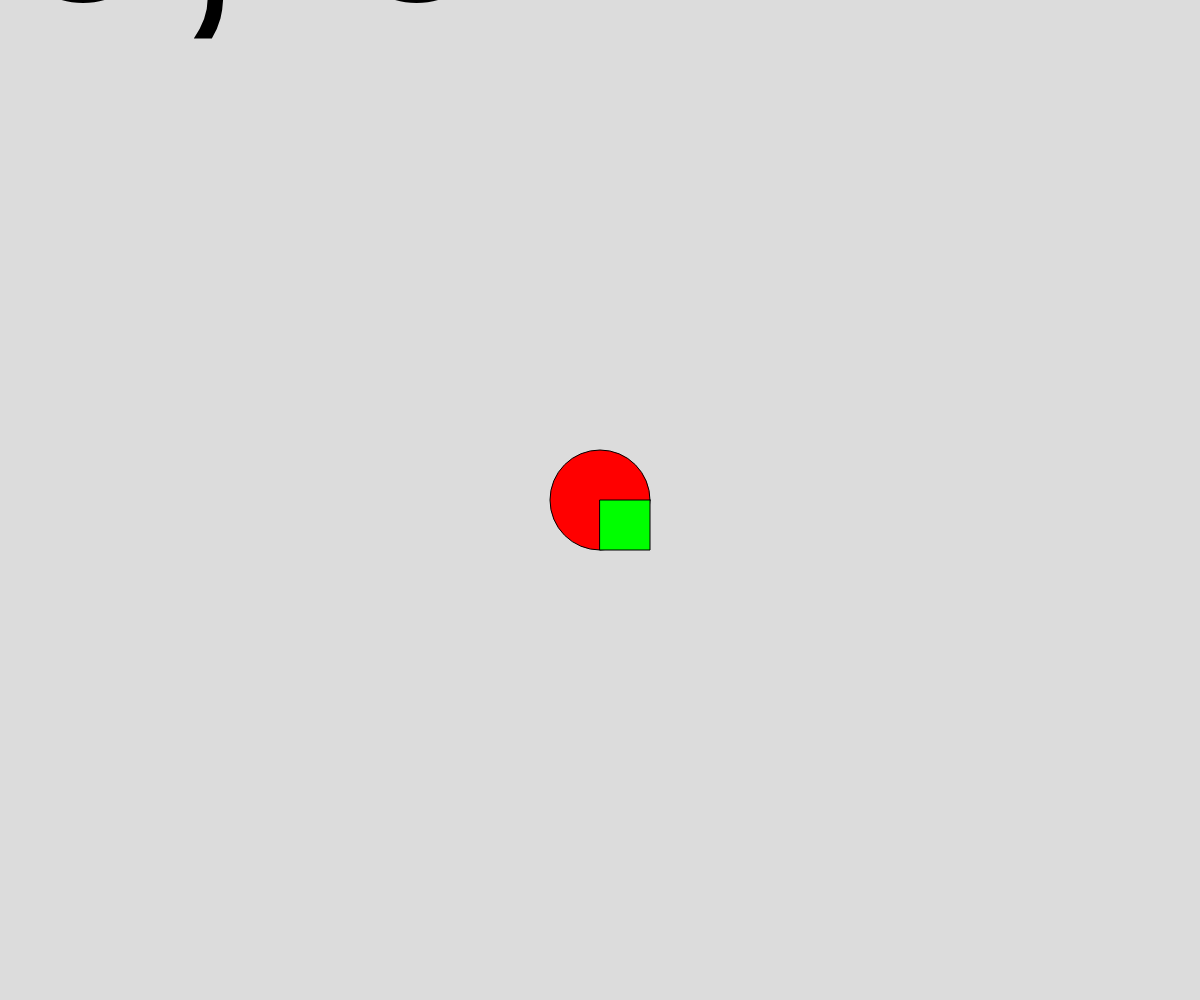
Frame 1 (no input)
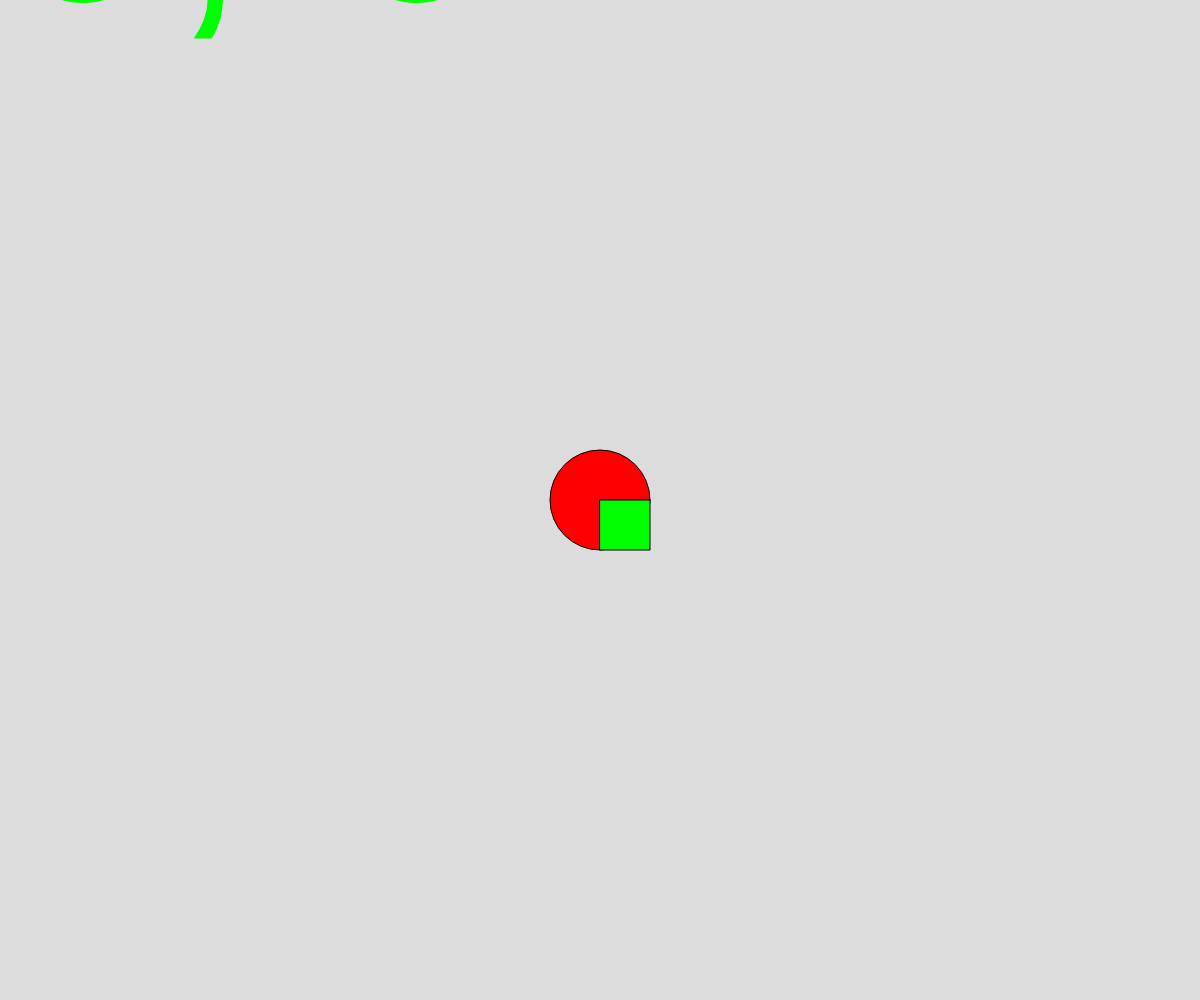
Frame 60 (no input)
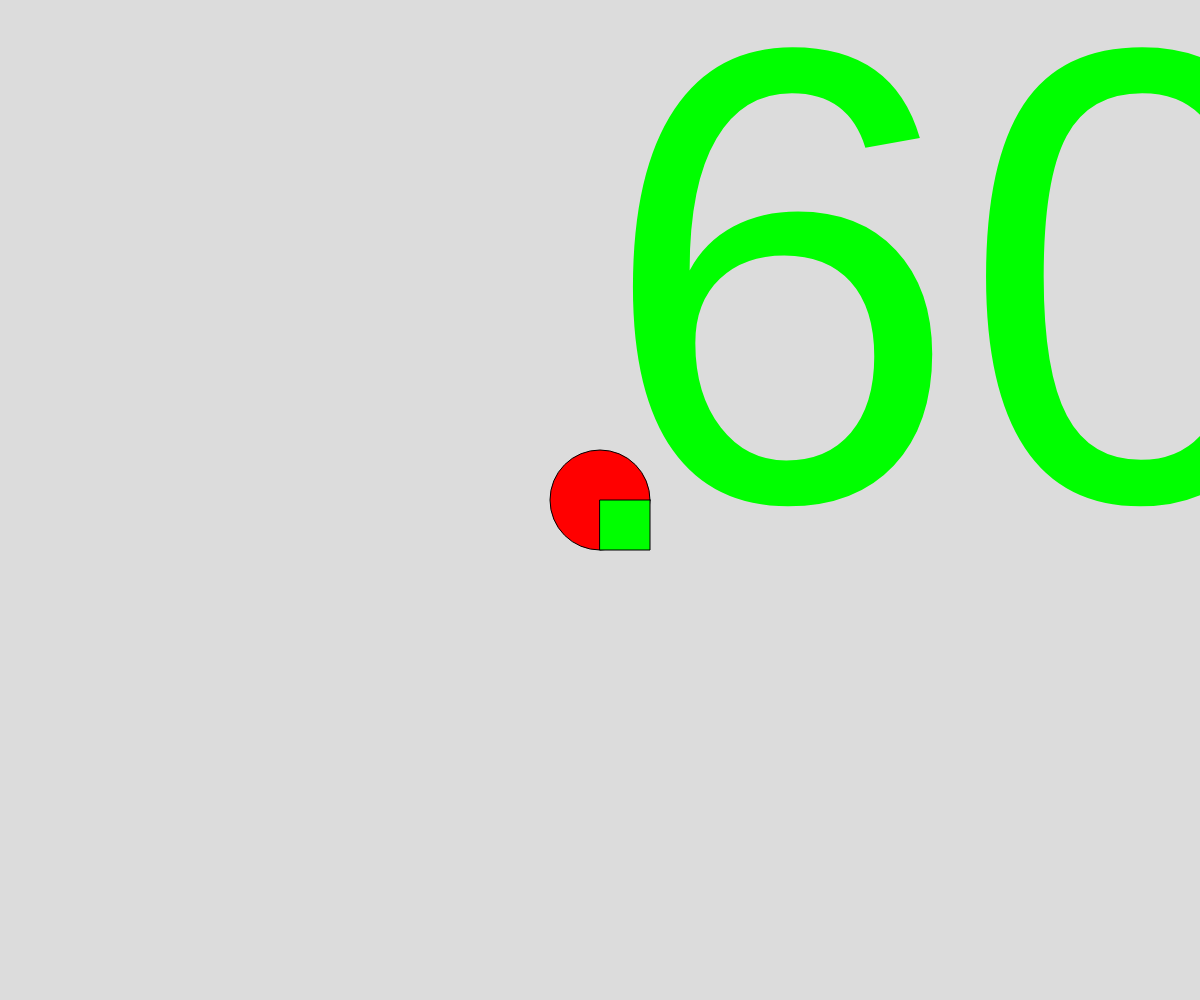
Frame 120 (the mouse pressed at the canvas centre since frame 60)

The p5.js sketch that drew these frames (run headless with seeded random() and noise() and a simulated clock; from frame 60 on, the mouse is pressed at the canvas centre):

// p5.js sketch
// ── sketch.js
// Events
// Gavin Stewart
// Sept. 12. 2024

let tSize = 300

function setup() {
  createCanvas(windowWidth, windowHeight);
}

function draw() {
  background(220);
  // if(mouseIsPressed) tSize = random(20,900);
  textSize(tSize)
  let position = mouseX + ", " + mouseY;
  text(position, mouseX, mouseY);
  fill(255,0,0);
  circle(width/2, height/2, 100);

  fill(0, 255,0);
  square(width/2, height/2, 50);
}


function mousePressed(){
  // called automatically
  tSize = random(20,900);
}
